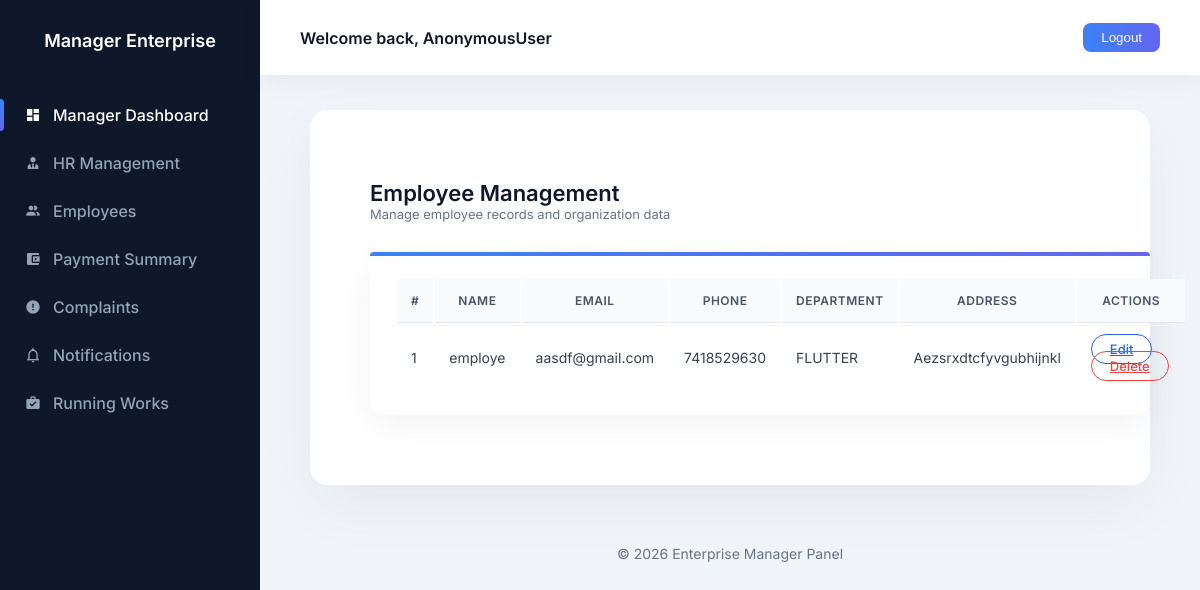
The app's page /employes_view with its own data.
### Hr_cloud_app/models.py (models this page shows, shortened)
class Employee(models.Model):
    employee_details =  models.OneToOneField("Login",on_delete=models.DO_NOTHING)
    name = models.CharField(max_length=100)
    email = models.EmailField()
    phone = models.IntegerField()
    department = models.CharField(max_length=100)
    account = models.CharField(max_length=100)
    address = models.TextField()
    document = models.FileField(upload_to='documents/')

### Hr_cloud_app/managerviews.py (the view)
# urls.py: path('employes_view',managerviews.employes_view,name='employes_view'),
def employes_view(request):
    data = Employee.objects.all()
    return render(request, 'manager/empview.html', {"data":data})

### templates/manager/empview.html (shortened to what this page needs)
{% extends "manager/manager.html" %}
{% load crispy_forms_tags %}
{% block content %}
<div class="full-page">
    <div class="page-toolbar">
        <div>
            <h2 class="page-title">Employee Management</h2>
            <div class="page-subtitle">
                Manage employee records and organization data
            </div>
        </div>
    </div>
    <div class="premium-table">
        <div class="table-responsive">
            <table class="table align-middle">
                <thead>
                    <tr>
                        <th>#</th>
                        <th>Name</th>
                        <th>Email</th>
                        <th>Phone</th>
                        <th>Department</th>
                        <th>Address</th>
                        <th class="text-center">Actions</th>
                    </tr>
                </thead>
                <tbody>
                    {% for i in data %}
                        <tr>
                            <td>{{ forloop.counter }}</td>
                            <td>{{ i.name }}</td>
                            <td>{{ i.email }}</td>
                            <td>{{ i.phone }}</td>
                            <td>{{ i.department }}</td>
                            <td>{{ i.address }}</td>
                            <td class="text-center">
                                <a href="{% url 'emp_update' i.id %}" class="btn btn-edit me-2">
                                    Edit
                                </a>
                                <a href="{% url 'employee_delete' i.id %}" class="btn btn-delete">
                                    Delete
                                </a>
                            </td>
                        </tr>
                    {% empty %}
                        <tr>
                            <td colspan="7" class="empty-row">
                                No employees found
                            </td>
                        </tr>
                    {% endfor %}
                </tbody>
            </table>
        </div>
    </div>
</div>
{% endblock %}

### templates/manager/manager.html (style rules this page uses)
body { margin:0; font-family:'Inter',sans-serif; background:#f4f6f9; color:#0f172a; overflow-x:hidden; }

### templates/manager/empview.html (style rules this page uses)
body { background: #f1f5f9 !important; font-family: 'Inter', sans-serif; }
.full-page { width: 100%; padding: 40px 30px; animation: fadeIn 0.5s ease-in-out; }
.page-toolbar { display: flex; justify-content: space-between; align-items: center; margin-bottom: 30px; }
.page-title { font-size: 22px; font-weight: 600; color: #0f172a; margin: 0; }
.page-subtitle { font-size: 13px; color: #64748b; }
.premium-table { background: #ffffff; border-radius: 16px; padding: 25px; box-shadow: 0 10px 35px rgba(0, 0, 0, 0.05); position: relative; }
.premium-table::before { content: ""; position: absolute; top: 0; left: 0; height: 4px; width: 100%; background: linear-gradient(90deg, #3b82f6, #6366f1); border-top-left-radius: 16px; border-top-right-radius: 16px; }
.table { margin: 0; }
.table thead th { font-size: 12px; font-weight: 600; text-transform: uppercase; letter-spacing: 0.5px; color: #475569; background: #f8fafc; border-bottom: 1px solid #e2e8f0; padding: 14px; }
.table td { padding: 14px; font-size: 14px; color: #334155; border-top: 1px solid #f1f5f9; }
.btn-edit, .btn-delete { border-radius: 25px; padding: 6px 18px; font-size: 13px; font-weight: 500; transition: all 0.2s ease; }
.btn-edit { border: 1px solid #2563eb; color: #2563eb; background: transparent; }
.btn-delete { border: 1px solid #ef4444; color: #ef4444; background: transparent; }

### records on screen
Employee: name "employe", email "aasdf@gmail.com", phone "7418529630", department "FLUTTER", address "Aezsrxdtcfyvgubhijnkl"

### other values on screen
{{ request.user }} "AnonymousUser"
